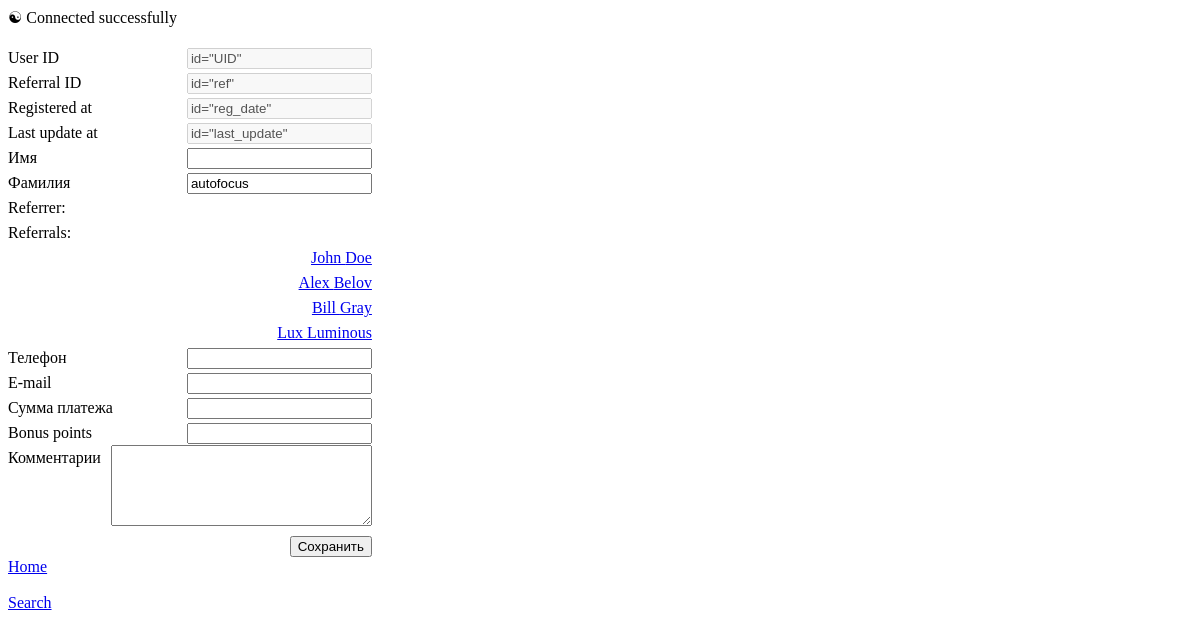
Page /edit.php on the committed database.
### tables this page shows
CREATE TABLE `clients` (
  `user_id` int(11) NOT NULL,
  `referral_id` int(11) DEFAULT '0',
  `first_name` varchar(50) NOT NULL,
  `last_name` varchar(50) NOT NULL,
  `telephone` varchar(20) NOT NULL,
  `email` varchar(200) NOT NULL,
  `reg_date` datetime DEFAULT NULL,
  `last_update` datetime NOT NULL,
  `client_paid` bigint(20) DEFAULT NULL,
  `referred_clients` int(11) DEFAULT '0',
  `referred_amount` bigint(20) DEFAULT NULL,
  `bonus_points` int(11) NOT NULL,
  `comments` text NOT NULL
);

### edit.php (the view, shortened to what this page needs)
<!DOCTYPE html>
<html>
<head>
        <link rel="stylesheet" href="style.css">
</head>
<body>
<?php
  $user_id = htmlspecialchars($_GET['user_id']);
  $servername = "localhost";
  $username = "root";
  $password = "";
  $dbname = "hayk";
  $conn = mysqli_connect($servername, $username, $password, $dbname);
  echo "&#9775; Connected successfully " . "<br><br>";
$sql = "SELECT * FROM clients where user_id = '$user_id'";
$result = mysqli_query($conn, $sql);
$row = mysqli_fetch_assoc($result);
 ?>
 <form method="post" action="update_db.php">
    <div class="main">
      <div class="field">
       <label for="UID">User ID</label>
       <input type="text" name="user_id_disabled" value=<?php echo $user_id; ?> id="UID" disabled>
      </div>
      <div class="field">
        <label for="ref">Referral ID</label>
        <input type="text" name="referral_id" value=<?php echo $row["referral_id"] ?> id="ref" disabled>
      </div>
      <div class="field">
       <label for="reg_date">Registered at</label>
       <input type="text" name="reg_date" value=<?php echo $row["reg_date"] ?> id="reg_date" disabled>
      </div>
      <div class="field">
       <label for="last_update">Last update at</label>
       <input type="text" name="last_update" value=<?php echo $row["last_update"] ?> id="last_update" disabled>
      </div>
      <div class="field">
       <label for="fn">Имя</label>
       <input type="text" name="first_name" id="fn" value=<?php echo $row["first_name"] ?>>
      </div>
      <div class="field">
       <label for="ln">Фамилия</label>
       <input type="text" name="last_name" id="ln" value=<?php echo $row["last_name"] ?> autofocus required>
      </div>
      <div class="field">
       <?php
       $referral_id=$row["referral_id"];
       $sql = "SELECT user_id, first_name, last_name
              FROM `clients`
              WHERE user_id = '$referral_id'";
       $referrer_query = mysqli_query($conn, $sql);
       $row_referrer_query = mysqli_fetch_assoc($referrer_query);
       $referrer_full_name = $row_referrer_query["first_name"] ." ". $row_referrer_query["last_name"];
       ?>
       <label for="Referrer">Referrer: </label> <?php echo "<a href=\""."edit.php?user_id=".$row_referrer_query["user_id"]."\">".$referrer_full_name."</a>";?>
      </div>
      <div class="field">
       <?php
       $user_id_ref=$row["user_id"];
       $sql = "SELECT user_id, first_name, last_name
              FROM `clients`
              WHERE referral_id = '$user_id_ref'";
       $referral_query = mysqli_query($conn, $sql);
       ?>
       <label for="Referrals">Referrals: </label>
       <?php
echo "<br>";
while($row_referral_query = mysqli_fetch_assoc($referral_query)) {
         echo "<a href=\""."edit.php?user_id=".$row_referral_query["user_id"]."\">".$row_referral_query["first_name"]." ".$row_referral_query["last_name"]."</a><br>";
}
       ?>
      </div>
      <div class="field">
        <label for="tel">Телефон</label>
        <input type="text" name="telephone" id="tel" value=<?php echo $row["telephone"] ?>>
      </div>
      <div class="field">
        <label for="email">E-mail</label>
        <input type="text" name="email" id="email" value=<?php echo $row["email"] ?>>
      </div>
      <div class="field">
        <label for="amount">Сумма платежа</label>
        <input type="text" name="client_paid" id="amount" value=<?php echo $row["client_paid"] ?>>
      </div>
      <div class="field">
        <label for="bonus">Bonus points</label>
        <input type="text" name="bonus_points" id="bonus" value=<?php echo $row["bonus_points"] ?>>
      </div>
      <div class="field">
        <label for="comms">Комментарии</label>
        <textarea name="comments" rows="5" cols="30" id ="comms"><?php echo $row["comments"] ?></textarea>
      </div>
      <div class="field">
        <input type="submit" name="submit" value="Сохранить" id="su">
      </div>
      <a href="index.php" class="button">Home</a>
      <br><br>
      <a href="search.php" class="button">Search</a>
  </div>
  </form>
</body>

### style.css (style rules this page uses)
.field { clear:both; text-align:right; line-height:25px; }
label { float:left;padding-right:10px; }
.main { float:left }

### rows in the picture
clients: first_name "John", last_name "Doe"
clients: first_name "Alex", last_name "Belov"
clients: first_name "Bill", last_name "Gray"
clients: first_name "Lux", last_name "Luminous"
